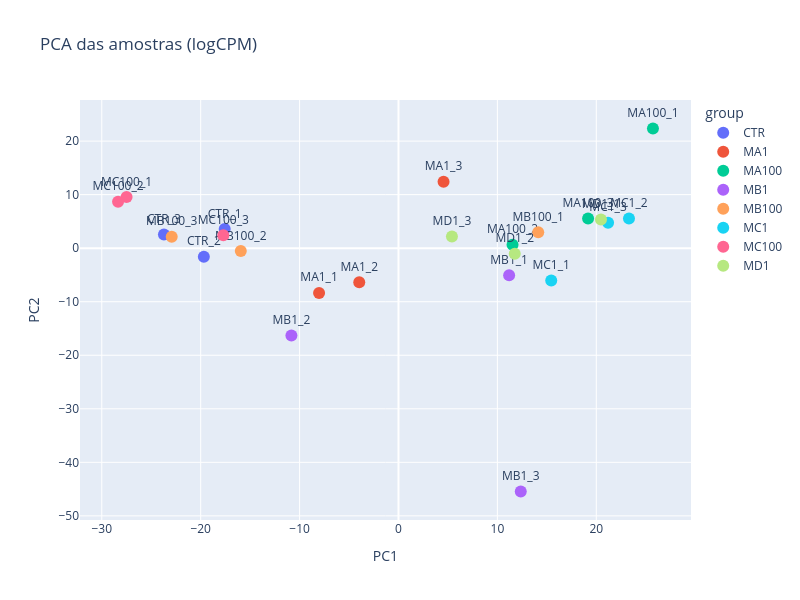
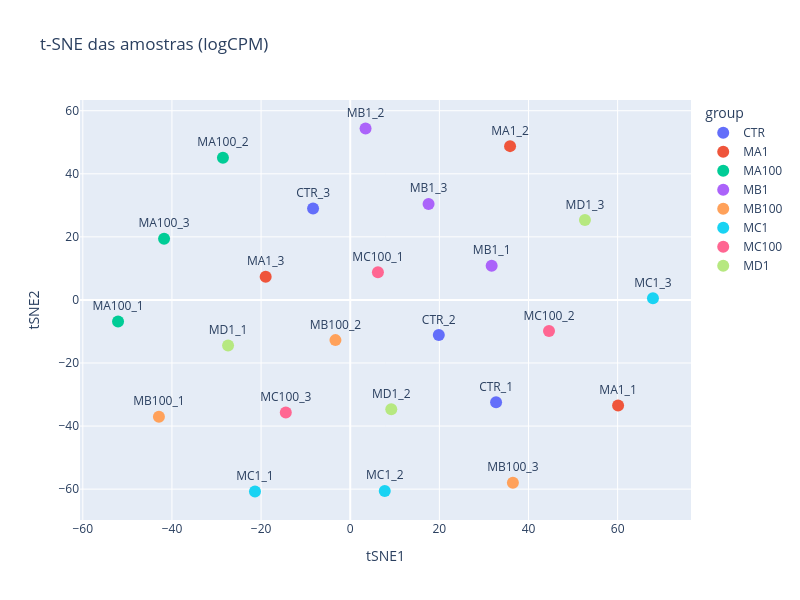
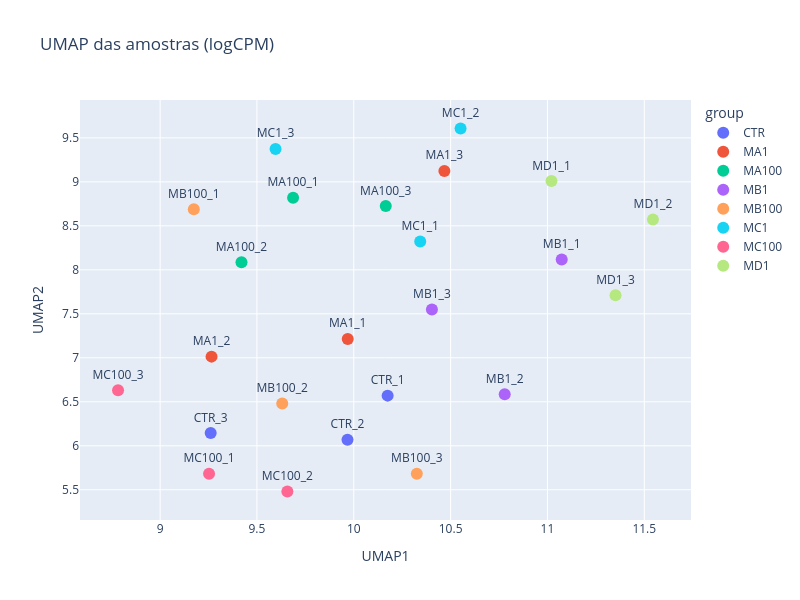

Notebook code for these charts, in order:
### Markdown cell above
## Exploração dos Dados

### Code cell
# Visualizações de PCA, t-SNE e UMAP dos dados em 2 dimensões usando logCPM
pca_fig = plot_dim_reduction(counts_df, metadata_df, metodo="PCA")
pca_fig.show()

tsne_fig = plot_dim_reduction(counts_df, metadata_df, metodo="TSNE")
tsne_fig.show()

umap_fig = plot_dim_reduction(counts_df, metadata_df, metodo="UMAP")
umap_fig.show()

### Figure 1 — Plotly figure (JSON) as saved in the notebook; plotly's stock layout.template omitted (floating-point values rounded to 4 significant figures)
{"data": [{"hovertemplate": "group=CTR<br>PC1=%{x}<br>PC2=%{y}<br>sample_id=%{text}<extra></extra>", "legendgroup": "CTR", "marker": {"color": "#636efa", "size": 12, "symbol": "circle"}, "mode": "markers+text", "name": "CTR", "orientation": "v", "showlegend": true, "text": ["CTR_1", "CTR_2", "CTR_3"], "textposition": "top center", "type": "scatter", "x": [-17.57, -19.68, -23.72], "xaxis": "x", "y": [3.572, -1.58, 2.556], "yaxis": "y"}, {"hovertemplate": "group=MA1<br>PC1=%{x}<br>PC2=%{y}<br>sample_id=%{text}<extra></extra>", "legendgroup": "MA1", "marker": {"color": "#EF553B", "size": 12, "symbol": "circle"}, "mode": "markers+text", "name": "MA1", "orientation": "v", "showlegend": true, "text": ["MA1_1", "MA1_2", "MA1_3"], "textposition": "top center", "type": "scatter", "x": [-8.031, -3.968, 4.556], "xaxis": "x", "y": [-8.351, -6.352, 12.41], "yaxis": "y"}, {"hovertemplate": "group=MA100<br>PC1=%{x}<br>PC2=%{y}<br>sample_id=%{text}<extra></extra>", "legendgroup": "MA100", "marker": {"color": "#00cc96", "size": 12, "symbol": "circle"}, "mode": "markers+text", "name": "MA100", "orientation": "v", "showlegend": true, "text": ["MA100_1", "MA100_2", "MA100_3"], "textposition": "top center", "type": "scatter", "x": [25.73, 11.53, 19.17], "xaxis": "x", "y": [22.35, 0.6511, 5.563], "yaxis": "y"}, {"hovertemplate": "group=MB1<br>PC1=%{x}<br>PC2=%{y}<br>sample_id=%{text}<extra></extra>", "legendgroup": "MB1", "marker": {"color": "#ab63fa", "size": 12, "symbol": "circle"}, "mode": "markers+text", "name": "MB1", "orientation": "v", "showlegend": true, "text": ["MB1_1", "MB1_2", "MB1_3"], "textposition": "top center", "type": "scatter", "x": [11.19, -10.83, 12.36], "xaxis": "x", "y": [-5.06, -16.33, -45.45], "yaxis": "y"}, {"hovertemplate": "group=MB100<br>PC1=%{x}<br>PC2=%{y}<br>sample_id=%{text}<extra></extra>", "legendgroup": "MB100", "marker": {"color": "#FFA15A", "size": 12, "symbol": "circle"}, "mode": "markers+text", "name": "MB100", "orientation": "v", "showlegend": true, "text": ["MB100_1", "MB100_2", "MB100_3"], "textposition": "top center", "type": "scatter", "x": [14.13, -15.95, -22.93], "xaxis": "x", "y": [2.99, -0.5376, 2.119], "yaxis": "y"}, {"hovertemplate": "group=MC1<br>PC1=%{x}<br>PC2=%{y}<br>sample_id=%{text}<extra></extra>", "legendgroup": "MC1", "marker": {"color": "#19d3f3", "size": 12, "symbol": "circle"}, "mode": "markers+text", "name": "MC1", "orientation": "v", "showlegend": true, "text": ["MC1_1", "MC1_2", "MC1_3"], "textposition": "top center", "type": "scatter", "x": [15.44, 23.3, 21.19], "xaxis": "x", "y": [-6.048, 5.532, 4.737], "yaxis": "y"}, {"hovertemplate": "group=MC100<br>PC1=%{x}<br>PC2=%{y}<br>sample_id=%{text}<extra></extra>", "legendgroup": "MC100", "marker": {"color": "#FF6692", "size": 12, "symbol": "circle"}, "mode": "markers+text", "name": "MC100", "orientation": "v", "showlegend": true, "text": ["MC100_1", "MC100_2", "MC100_3"], "textposition": "top center", "type": "scatter", "x": [-27.49, -28.36, -17.71], "xaxis": "x", "y": [9.55, 8.692, 2.436], "yaxis": "y"}, {"hovertemplate": "group=MD1<br>PC1=%{x}<br>PC2=%{y}<br>sample_id=%{text}<extra></extra>", "legendgroup": "MD1", "marker": {"color": "#B6E880", "size": 12, "symbol": "circle"}, "mode": "markers+text", "name": "MD1", "orientation": "v", "showlegend": true, "text": ["MD1_1", "MD1_2", "MD1_3"], "textposition": "top center", "type": "scatter", "x": [20.47, 11.76, 5.404], "xaxis": "x", "y": [5.379, -1.036, 2.2], "yaxis": "y"}], "layout": {"height": 600, "legend": {"title": {"text": "group"}, "tracegroupgap": 0}, "title": {"text": "PCA das amostras (logCPM)"}, "width": 800, "xaxis": {"anchor": "y", "domain": [0, 1], "title": {"text": "PC1"}}, "yaxis": {"anchor": "x", "domain": [0, 1], "title": {"text": "PC2"}}}}

### Figure 2 — Plotly figure (JSON) as saved in the notebook; plotly's stock layout.template omitted (floating-point values rounded to 4 significant figures)
{"data": [{"hovertemplate": "group=CTR<br>tSNE1=%{x}<br>tSNE2=%{y}<br>sample_id=%{text}<extra></extra>", "legendgroup": "CTR", "marker": {"color": "#636efa", "size": 12, "symbol": "circle"}, "mode": "markers+text", "name": "CTR", "orientation": "v", "showlegend": true, "text": ["CTR_1", "CTR_2", "CTR_3"], "textposition": "top center", "type": "scatter", "x": [32.73, 19.87, -8.338], "xaxis": "x", "y": [-32.47, -11.13, 28.98], "yaxis": "y"}, {"hovertemplate": "group=MA1<br>tSNE1=%{x}<br>tSNE2=%{y}<br>sample_id=%{text}<extra></extra>", "legendgroup": "MA1", "marker": {"color": "#EF553B", "size": 12, "symbol": "circle"}, "mode": "markers+text", "name": "MA1", "orientation": "v", "showlegend": true, "text": ["MA1_1", "MA1_2", "MA1_3"], "textposition": "top center", "type": "scatter", "x": [60.1, 35.86, -18.97], "xaxis": "x", "y": [-33.51, 48.77, 7.336], "yaxis": "y"}, {"hovertemplate": "group=MA100<br>tSNE1=%{x}<br>tSNE2=%{y}<br>sample_id=%{text}<extra></extra>", "legendgroup": "MA100", "marker": {"color": "#00cc96", "size": 12, "symbol": "circle"}, "mode": "markers+text", "name": "MA100", "orientation": "v", "showlegend": true, "text": ["MA100_1", "MA100_2", "MA100_3"], "textposition": "top center", "type": "scatter", "x": [-52.09, -28.56, -41.77], "xaxis": "x", "y": [-6.864, 45.05, 19.41], "yaxis": "y"}, {"hovertemplate": "group=MB1<br>tSNE1=%{x}<br>tSNE2=%{y}<br>sample_id=%{text}<extra></extra>", "legendgroup": "MB1", "marker": {"color": "#ab63fa", "size": 12, "symbol": "circle"}, "mode": "markers+text", "name": "MB1", "orientation": "v", "showlegend": true, "text": ["MB1_1", "MB1_2", "MB1_3"], "textposition": "top center", "type": "scatter", "x": [31.73, 3.44, 17.58], "xaxis": "x", "y": [10.85, 54.36, 30.44], "yaxis": "y"}, {"hovertemplate": "group=MB100<br>tSNE1=%{x}<br>tSNE2=%{y}<br>sample_id=%{text}<extra></extra>", "legendgroup": "MB100", "marker": {"color": "#FFA15A", "size": 12, "symbol": "circle"}, "mode": "markers+text", "name": "MB100", "orientation": "v", "showlegend": true, "text": ["MB100_1", "MB100_2", "MB100_3"], "textposition": "top center", "type": "scatter", "x": [-42.92, -3.319, 36.5], "xaxis": "x", "y": [-37.04, -12.75, -58.01], "yaxis": "y"}, {"hovertemplate": "group=MC1<br>tSNE1=%{x}<br>tSNE2=%{y}<br>sample_id=%{text}<extra></extra>", "legendgroup": "MC1", "marker": {"color": "#19d3f3", "size": 12, "symbol": "circle"}, "mode": "markers+text", "name": "MC1", "orientation": "v", "showlegend": true, "text": ["MC1_1", "MC1_2", "MC1_3"], "textposition": "top center", "type": "scatter", "x": [-21.37, 7.75, 67.92], "xaxis": "x", "y": [-60.75, -60.59, 0.4964], "yaxis": "y"}, {"hovertemplate": "group=MC100<br>tSNE1=%{x}<br>tSNE2=%{y}<br>sample_id=%{text}<extra></extra>", "legendgroup": "MC100", "marker": {"color": "#FF6692", "size": 12, "symbol": "circle"}, "mode": "markers+text", "name": "MC100", "orientation": "v", "showlegend": true, "text": ["MC100_1", "MC100_2", "MC100_3"], "textposition": "top center", "type": "scatter", "x": [6.214, 44.6, -14.46], "xaxis": "x", "y": [8.747, -9.884, -35.73], "yaxis": "y"}, {"hovertemplate": "group=MD1<br>tSNE1=%{x}<br>tSNE2=%{y}<br>sample_id=%{text}<extra></extra>", "legendgroup": "MD1", "marker": {"color": "#B6E880", "size": 12, "symbol": "circle"}, "mode": "markers+text", "name": "MD1", "orientation": "v", "showlegend": true, "text": ["MD1_1", "MD1_2", "MD1_3"], "textposition": "top center", "type": "scatter", "x": [-27.41, 9.208, 52.66], "xaxis": "x", "y": [-14.45, -34.67, 25.34], "yaxis": "y"}], "layout": {"height": 600, "legend": {"title": {"text": "group"}, "tracegroupgap": 0}, "title": {"text": "t-SNE das amostras (logCPM)"}, "width": 800, "xaxis": {"anchor": "y", "domain": [0, 1], "title": {"text": "tSNE1"}}, "yaxis": {"anchor": "x", "domain": [0, 1], "title": {"text": "tSNE2"}}}}

### Figure 3 — Plotly figure (JSON) as saved in the notebook; plotly's stock layout.template omitted (floating-point values rounded to 4 significant figures)
{"data": [{"hovertemplate": "group=CTR<br>UMAP1=%{x}<br>UMAP2=%{y}<br>sample_id=%{text}<extra></extra>", "legendgroup": "CTR", "marker": {"color": "#636efa", "size": 12, "symbol": "circle"}, "mode": "markers+text", "name": "CTR", "orientation": "v", "showlegend": true, "text": ["CTR_1", "CTR_2", "CTR_3"], "textposition": "top center", "type": "scatter", "x": [10.17, 9.968, 9.261], "xaxis": "x", "y": [6.57, 6.07, 6.144], "yaxis": "y"}, {"hovertemplate": "group=MA1<br>UMAP1=%{x}<br>UMAP2=%{y}<br>sample_id=%{text}<extra></extra>", "legendgroup": "MA1", "marker": {"color": "#EF553B", "size": 12, "symbol": "circle"}, "mode": "markers+text", "name": "MA1", "orientation": "v", "showlegend": true, "text": ["MA1_1", "MA1_2", "MA1_3"], "textposition": "top center", "type": "scatter", "x": [9.969, 9.266, 10.47], "xaxis": "x", "y": [7.215, 7.013, 9.124], "yaxis": "y"}, {"hovertemplate": "group=MA100<br>UMAP1=%{x}<br>UMAP2=%{y}<br>sample_id=%{text}<extra></extra>", "legendgroup": "MA100", "marker": {"color": "#00cc96", "size": 12, "symbol": "circle"}, "mode": "markers+text", "name": "MA100", "orientation": "v", "showlegend": true, "text": ["MA100_1", "MA100_2", "MA100_3"], "textposition": "top center", "type": "scatter", "x": [9.687, 9.42, 10.17], "xaxis": "x", "y": [8.82, 8.087, 8.725], "yaxis": "y"}, {"hovertemplate": "group=MB1<br>UMAP1=%{x}<br>UMAP2=%{y}<br>sample_id=%{text}<extra></extra>", "legendgroup": "MB1", "marker": {"color": "#ab63fa", "size": 12, "symbol": "circle"}, "mode": "markers+text", "name": "MB1", "orientation": "v", "showlegend": true, "text": ["MB1_1", "MB1_2", "MB1_3"], "textposition": "top center", "type": "scatter", "x": [11.07, 10.78, 10.4], "xaxis": "x", "y": [8.116, 6.585, 7.549], "yaxis": "y"}, {"hovertemplate": "group=MB100<br>UMAP1=%{x}<br>UMAP2=%{y}<br>sample_id=%{text}<extra></extra>", "legendgroup": "MB100", "marker": {"color": "#FFA15A", "size": 12, "symbol": "circle"}, "mode": "markers+text", "name": "MB100", "orientation": "v", "showlegend": true, "text": ["MB100_1", "MB100_2", "MB100_3"], "textposition": "top center", "type": "scatter", "x": [9.174, 9.631, 10.33], "xaxis": "x", "y": [8.688, 6.481, 5.682], "yaxis": "y"}, {"hovertemplate": "group=MC1<br>UMAP1=%{x}<br>UMAP2=%{y}<br>sample_id=%{text}<extra></extra>", "legendgroup": "MC1", "marker": {"color": "#19d3f3", "size": 12, "symbol": "circle"}, "mode": "markers+text", "name": "MC1", "orientation": "v", "showlegend": true, "text": ["MC1_1", "MC1_2", "MC1_3"], "textposition": "top center", "type": "scatter", "x": [10.34, 10.55, 9.596], "xaxis": "x", "y": [8.322, 9.606, 9.374], "yaxis": "y"}, {"hovertemplate": "group=MC100<br>UMAP1=%{x}<br>UMAP2=%{y}<br>sample_id=%{text}<extra></extra>", "legendgroup": "MC100", "marker": {"color": "#FF6692", "size": 12, "symbol": "circle"}, "mode": "markers+text", "name": "MC100", "orientation": "v", "showlegend": true, "text": ["MC100_1", "MC100_2", "MC100_3"], "textposition": "top center", "type": "scatter", "x": [9.253, 9.657, 8.783], "xaxis": "x", "y": [5.683, 5.48, 6.632], "yaxis": "y"}, {"hovertemplate": "group=MD1<br>UMAP1=%{x}<br>UMAP2=%{y}<br>sample_id=%{text}<extra></extra>", "legendgroup": "MD1", "marker": {"color": "#B6E880", "size": 12, "symbol": "circle"}, "mode": "markers+text", "name": "MD1", "orientation": "v", "showlegend": true, "text": ["MD1_1", "MD1_2", "MD1_3"], "textposition": "top center", "type": "scatter", "x": [11.02, 11.54, 11.35], "xaxis": "x", "y": [9.009, 8.573, 7.712], "yaxis": "y"}], "layout": {"height": 600, "legend": {"title": {"text": "group"}, "tracegroupgap": 0}, "title": {"text": "UMAP das amostras (logCPM)"}, "width": 800, "xaxis": {"anchor": "y", "domain": [0, 1], "title": {"text": "UMAP1"}}, "yaxis": {"anchor": "x", "domain": [0, 1], "title": {"text": "UMAP2"}}}}
